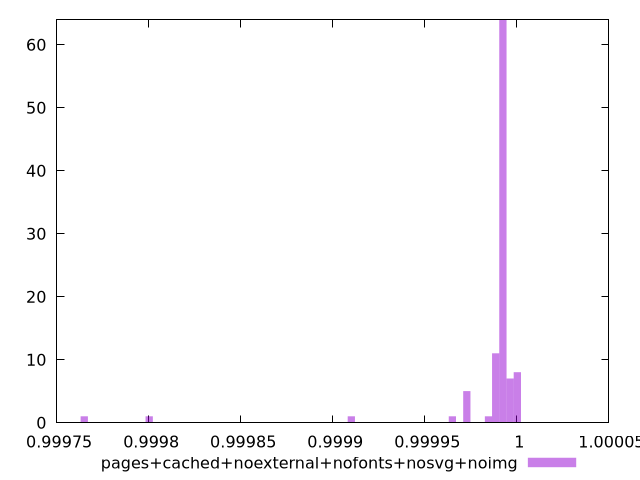

Here is the gnuplot script that generated this plot:
$_pagesCachedNoexternalNofontsNosvgNoimg <<EOF
0.9999924336530853 64
0.9999963548691172 7
1.000000276085149 8
0.9999885124370536 11
0.9999728275729263 5
0.9999100881164169 1
0.9998002940675257 1
0.9997650031232392 1
0.9999845912210217 1
0.9999649851408625 1
EOF
set key outside below
set terminal pngcairo
set output "report_00004_2020-11-02T20-21-41.718Z/max-potential-fid/pages+cached+noexternal+nofonts+nosvg+noimg//hist.png"
set yrange [0:64]
set boxwidth 0.000003921216031829086
set style fill transparent solid 0.5 noborder
plot $_pagesCachedNoexternalNofontsNosvgNoimg title "pages+cached+noexternal+nofonts+nosvg+noimg" with boxes ,
